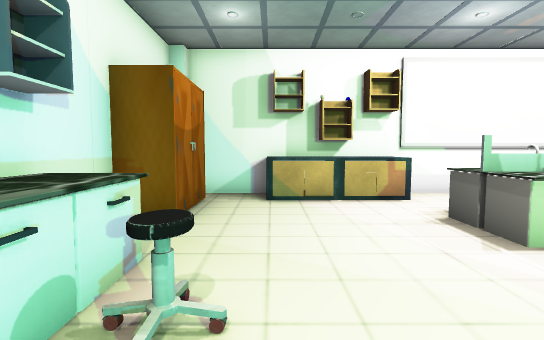
View 1 (above)

13 first-person views from a walk through a scene from a Unity 3-D project. The camera is 1.3 m above the floor, tilts 4° down and sees 85° across. The floor is counted in squares, 1 m on a side. Each view is taken from the middle of a square. On the plan, view 1 faces up. The plan holds only what a view shows up to about 14 squares ahead; the rest is blank. The player character is not drawn. Some animated figures are left out. Some surface patterns are stand-ins.

View 2
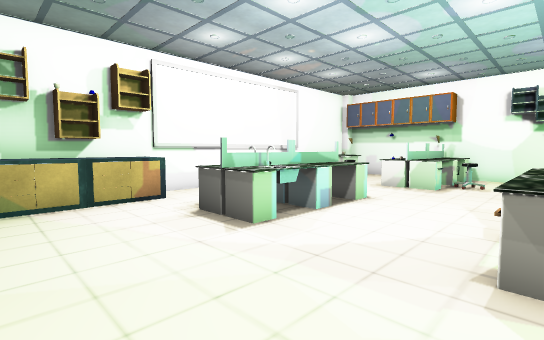

View 3
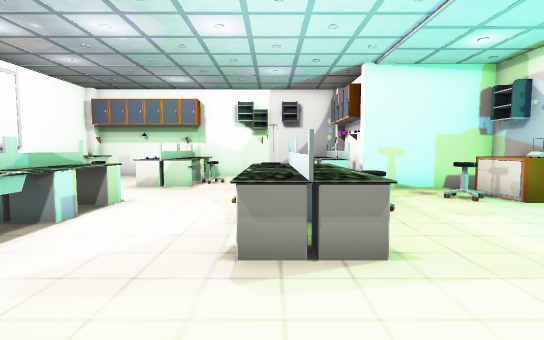

View 4
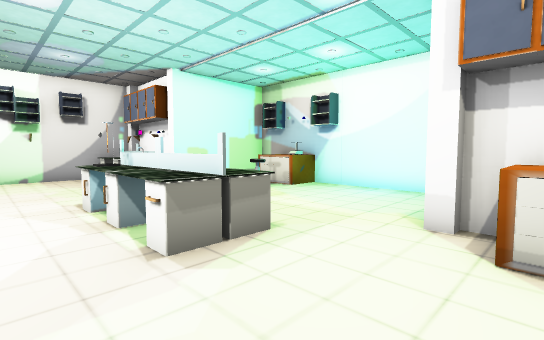

View 5
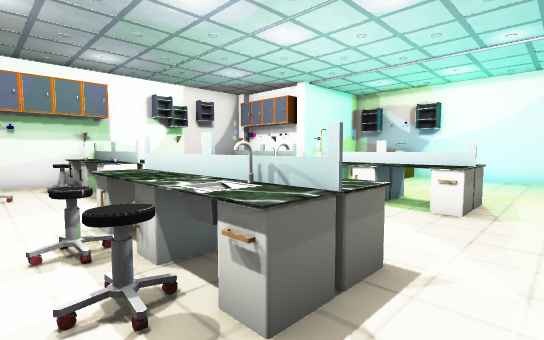

View 6
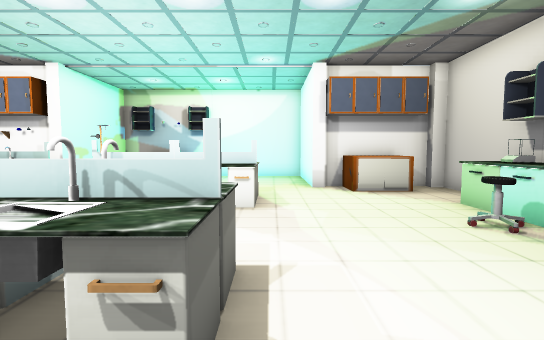

View 7
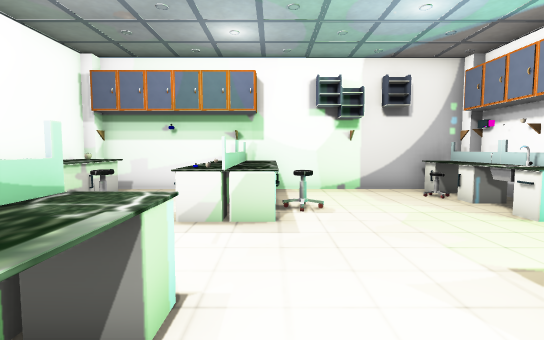

View 8
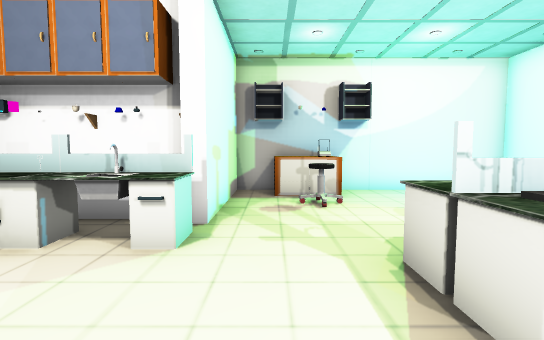

View 9
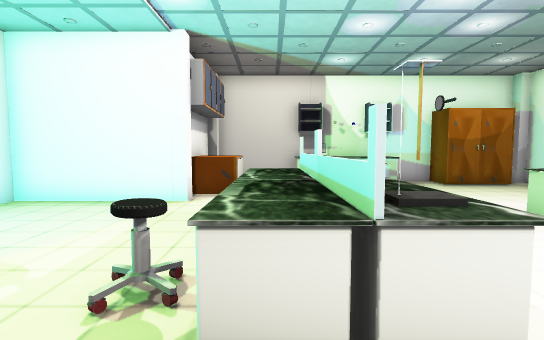

View 10
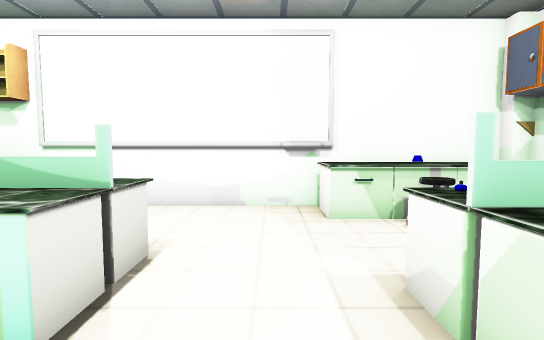

View 11
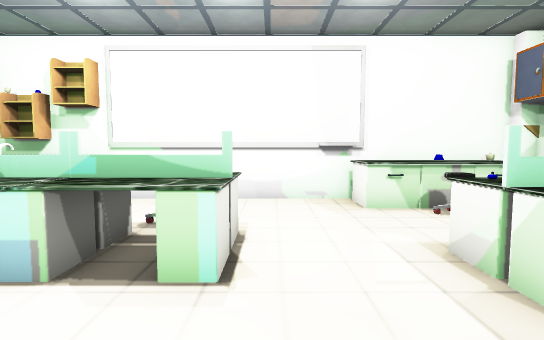

View 12
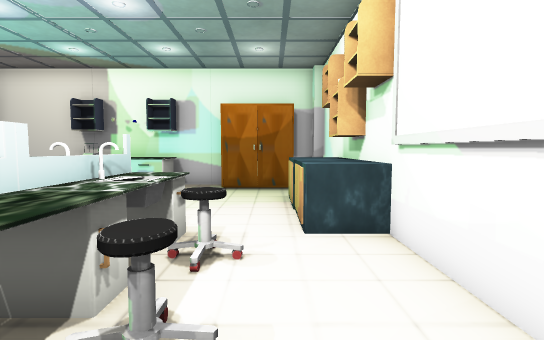

View 13
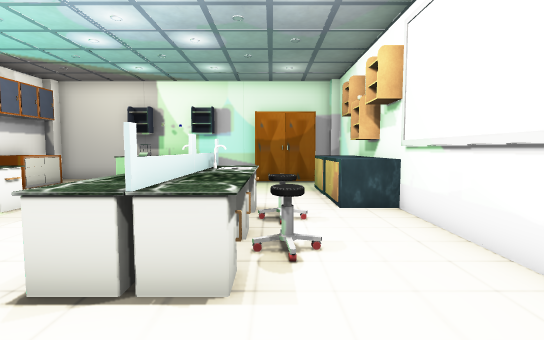

### Floor plan
Key: @ floor where view 1 was taken; # wall or solid block; . floor; = window, fence, low wall or low ledge; ≈ water the walk keeps out of; ^ raised ledge; O other object.
Columns run from 3 left of view 1 to 15 right of it. Each row starts with its distance up from view 1.
  9  ################O#
  8  #.≈≈≈≈......OOOO #
  7  #...........OOOO.#
  6  #.....OOOO.......#
  5 ##....OOOOO...OOOO#
  4 #.....OOOOO..OO#OO#
  3 #O...........OOOOO#
  2 #OO............O..#
  1 #O................#
  0 #O.@..OOOOO.......#
 -1 #.....OOOOO.......#
 -2 #.^^.....O...OOOOO#
 -3 O.^^O........OOO#O#
 -4 #####........######
 -5     #......O.#
 -6     #.....=^.#
 -7     #.....=^^#
 -8     ##########

Positions as (right, up) in squares from view 1, and headings:
1: (0, 0), facing up
2: (0, 0), facing up-right
3: (0, 0), facing right
4: (0, 2), facing down-right
5: (2, 7), facing down-right
6: (3, 7), facing down
7: (5, 3), facing right
8: (9, 2), facing down
9: (9, -1), facing left
10: (9, 2), facing up
11: (8, 1), facing up
12: (8, 7), facing left
13: (10, 6), facing left
